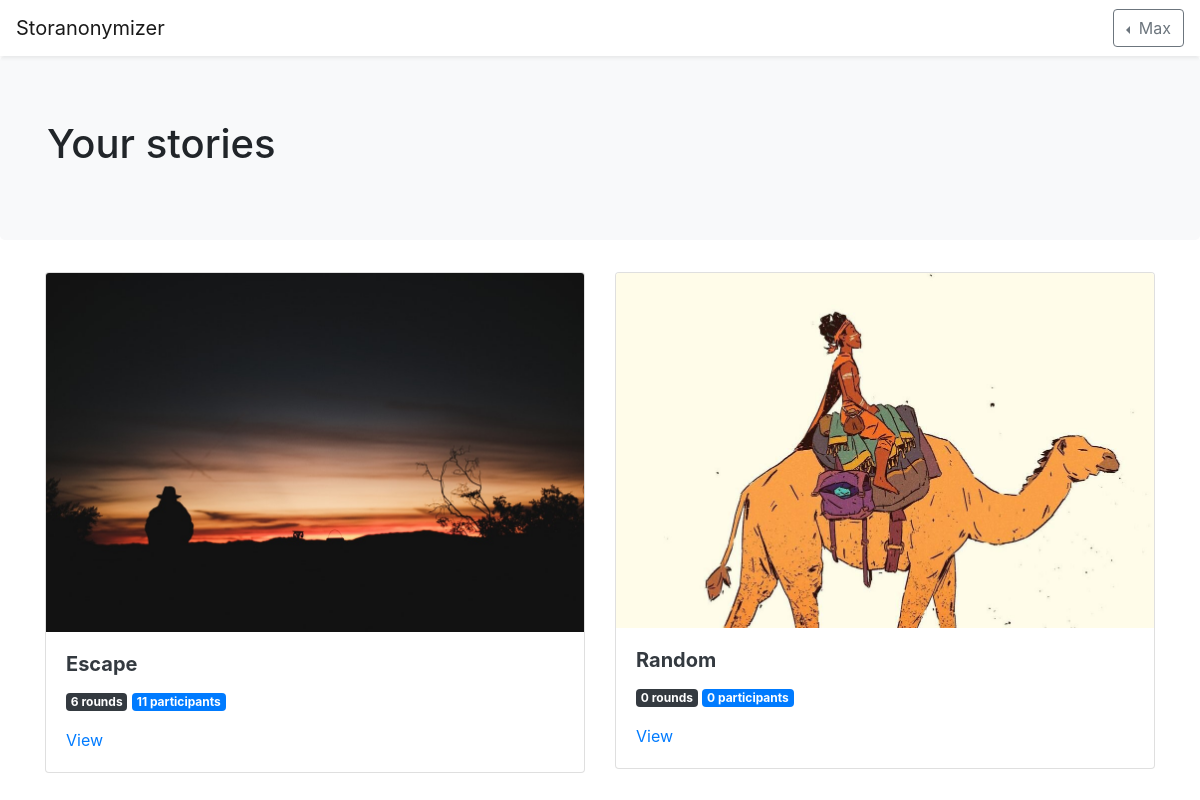
/my/stories (signed in), run on an earlier commit of the app's database.
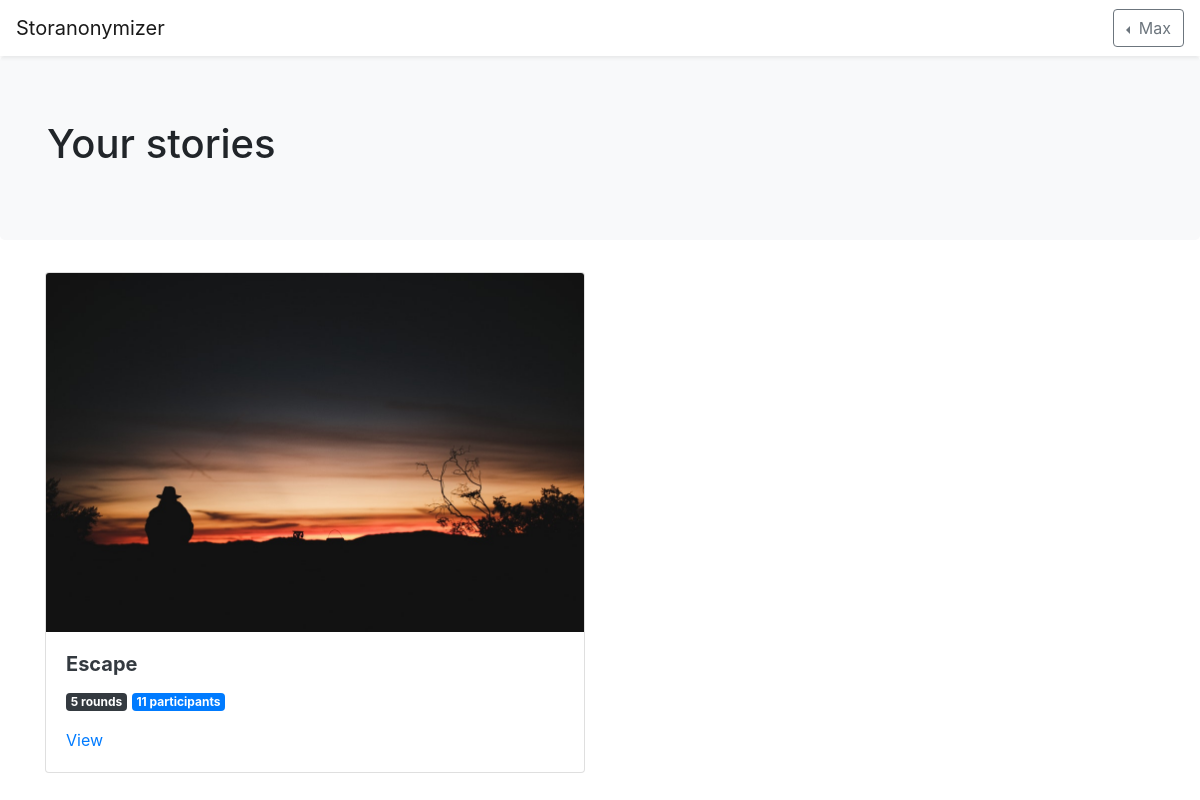
And on a later commit of the database.
### storanonymizer/models.py (models this page shows, shortened)
class Story(db.Model):
    id = db.Column(db.Integer, primary_key=True)
    code = db.Column(db.String(), unique=True)
    name = db.Column(db.String())
    user_id = db.Column(db.Integer, db.ForeignKey("user.id"))
    rounds = db.relationship("Round", backref="story", lazy="select")

### storanonymizer/views.py (the view)
@app.route("/my/stories")
@login_required
def my_stories():
    stories = current_user.stories
    for s in stories:
        contributors = []
        for r in s.rounds:
            for c in r.contributions:
                if c.author_id not in contributors:
                    contributors.append(c.author_id)
        s.contributors = contributors
    return render_template("mystories.html", stories=stories)

### storanonymizer/auth.py (called while the page is built)
@lm.user_loader
def load_user(user_id):
    return models.User.query.get(int(user_id))

### storanonymizer/templates/mystories.html
{% extends "base.html" %}
{% block content %}
<div class="jumbotron bg-light">
	<div class="container">
		<h1>Your stories</h1>
	</div>
</div>
<div class="container">
	<div class="row">
		{% for s in stories %}
		<div class="col-12 col-md-6 mb-4">
			<div class="card">
				<a href="{{ url_for('story', story_code=s.code) }}"><img class="card-img-top" src="{{ url_for('static', filename=s.name + '.jpeg') }}"></a>
				<div class="card-body">
					<h5 class="card-title"><a class="text-dark font-weight-bold" href="{{ url_for('story', story_code=s.code) }}">{{ s.name }}</a></h5>
					<p class="card-text"><span class="badge badge-dark">{{ s.rounds|length }} rounds</span> <span class="badge badge-primary">{{ s.contributors|length }} participants</span></p>
					<a href="{{ url_for('story', story_code=s.code) }}" class="card-link">View</a>
				</div>
			</div>
		</div>
		{% else %}
		<h6>You have started no stories yet!</h6>
		{% endfor %}
	</div>
</div>
{% endblock %}

What changed in the data, as far as the page shows it:
removed Story: name (picture), name "Random", rounds|length "0", contributors|length "0"
computed for Story "Escape": rounds|length "6" → "5"
